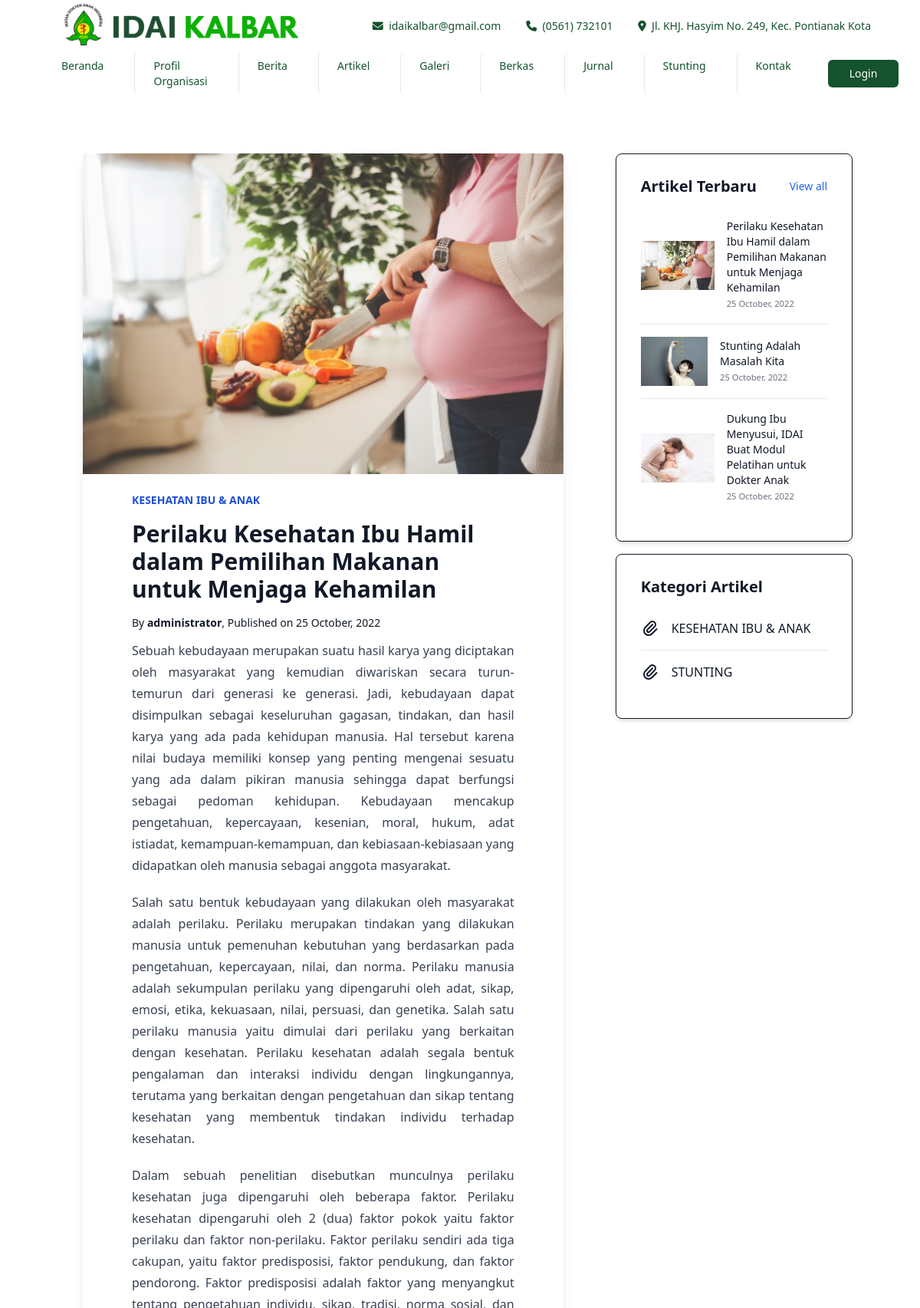
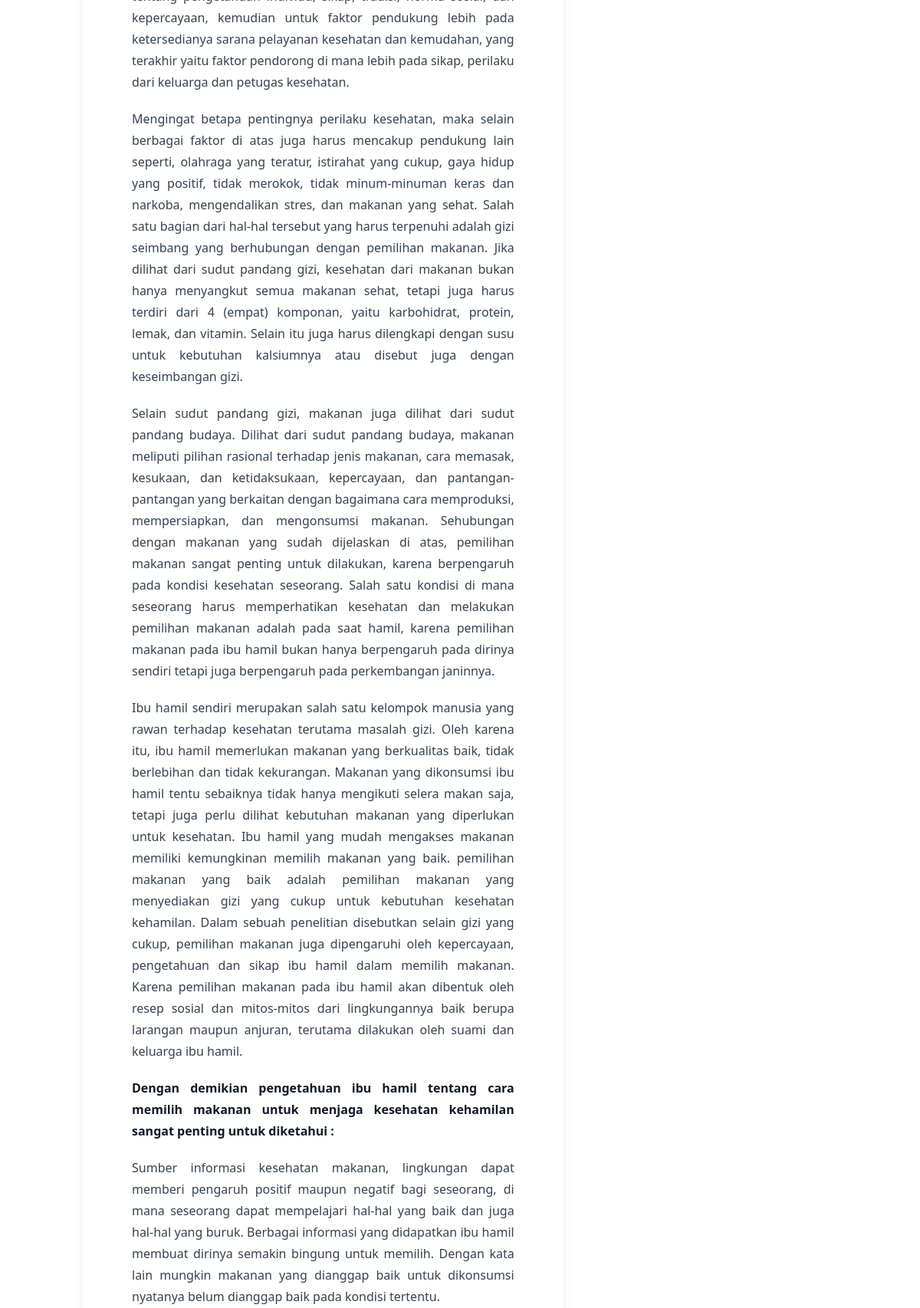
Page /artikel/perilaku-kesehatan-ibu-hamil-dalam-pemilihan-makanan-untuk-menjaga-kehamilan (upper part) on the committed database (2 pictures, top to bottom).
### apps/models.py (models this page shows, shortened)
class Article(db.Model):
    id = db.Column(db.Integer, primary_key=True)
    title = db.Column(db.String(100), nullable=False)
    image_article = db.Column(db.String(20))
    date_posted = db.Column(db.DateTime, nullable=False, default=datetime.utcnow)
    content = db.Column(db.Text, nullable=False)
    slug = db.Column(db.Text, nullable=False, unique=True)
    user_id = db.Column(db.Integer, db.ForeignKey('user.id'), nullable=False)
    category_id = db.Column(db.Integer, db.ForeignKey('category.id'),
        nullable=False)
    category = db.relationship('Category', backref=db.backref('article', lazy=True))

class Category(db.Model):
    id = db.Column(db.Integer, primary_key=True)
    name = db.Column(db.String(50), nullable=False)
    slug = db.Column(db.String(50))

class User(db.Model, UserMixin):
    id = db.Column(db.Integer, primary_key=True)
    username = db.Column(db.String(20), unique=True, nullable=False)
    email = db.Column(db.String(100), unique=True, nullable=False)
    image_file = db.Column(db.String(20), nullable=False, default='default.jpg')
    password = db.Column(db.String(20), nullable=False)
    articles = db.relationship('Article', backref='author', lazy=True)
    news = db.relationship('News', backref='author', lazy=True)
    galleries = db.relationship('Gallery', backref='author', lazy=True)
    image_galleries = db.relationship('Images_Gallery', backref='author', lazy=True)
    berkas = db.relationship('DataDokter', backref='owner', lazy=True, uselist=False)
    roles_id = db.Column(db.Integer, db.ForeignKey('roles.id'), nullable=False, default=2)

### apps/main/routes.py (the view)
@main.route("/artikel/<slug>")
def article_detail(slug):
    artikel = Article.query.filter_by(slug=slug).first()
    cat = Category.query.all()
    artikel_terbaru = Article.query.order_by(Article.date_posted.desc()).paginate(per_page=4)
    return render_template('main/articles/artikel_detail.html', artikel=artikel, title=artikel.title, artikel_terbaru=artikel_terbaru, cat=cat)

### apps/templates/main/articles/artikel_detail.html
{% extends "layouts/base.html" %}
{% block content %}
<div class="">
    <section class="pb-6 text-gray-900">
    <div class="container mx-auto flex items-center flex-wrap pt-0 pb-12">
        <div class="flex flex-wrap justify-between pt-12 -mx-6">
            <div class="w-full md:w-2/3 p-6 flex flex-col flex-grow flex-shrink">
                <div class="flex-1 bg-white rounded-t rounded-b-none overflow-hidden lg:shadow-lg lg:mx-5 sm:mx-0">
                    <a href="#" class="flex flex-wrap no-underline hover:no-underline">
                    <img src="{{url_for('static', filename='assets/img/articles/' + artikel.image_article )}}" class="h-full w-full rounded-t pb-6">
                    <div class="bg-white flex flex-col justify-start px-16">
                        <a href="#" class="text-blue-700 text-sm font-bold uppercase pb-4">{{ artikel.category.name }}</a>
                        <a href="#" class="text-3xl font-bold hover:text-gray-700 pb-4">{{ artikel.title }}</a>
                        <p href="#" class="text-sm pb-3">
                            By <a href="#" class="font-semibold hover:text-gray-800">{{ artikel.author.username }}</a>, Published on {{ artikel.date_posted.strftime("%d %B, %Y") }}
                        </p>
                        <div class="prose lg:prose-md pb-6 text-justify">
                            {{ artikel.content | safe }}
                        </div>
                    </div>
                    </a>
                </div>
            </div>
            <div class="w-full md:w-1/3 p-6 flex flex-col flex-grow flex-shrink items-center sm:mx-0">
            <div class="pb-4">
                <div class="p-4 max-w-md bg-white rounded-lg border shadow-md sm:p-8  border-gray-900">
                    <div class="flex justify-between items-center mb-4">
                        <h5 class="text-xl font-bold leading-none text-gray-900">Artikel Terbaru</h5>
                        <a href="{{ url_for('main.article') }}" class="text-sm font-medium text-blue-600 hover:underline dark:text-blue-500">
                            View all
                        </a>
                    </div>
                    <div class="flow-root">
                        <ul role="list" class="divide-y divide-gray-200 dark:divide-gray-400">
                            {% for a in artikel_terbaru.items %}
                            <li class="py-3 sm:py-4">
                                <div class="flex items-center space-x-4">
                                    <div class="flex-shrink-0">
                                        <img class="h-16" src="{{url_for('static', filename='assets/img/articles/' + a.image_article )}}" alt="artikel image">
                                    </div>
                                    <div class="flex-1 min-w-0">
                                        <p class="text-sm font-medium text-gray-900 ">
                                            <a href="{{ url_for('main.article_detail', slug=a.slug) }}">{{ a.title }}</a>
                                        </p>
                                        <p class="text-sm text-gray-500 truncate dark:text-gray-400">
                                            <small>{{ a.date_posted.strftime("%d %B, %Y") }}</small>
                                        </p>
                                    </div>
                                </div>
                            </li>
                            {% endfor %}
                        </ul>
                    </div>
                </div>
            </div>
            <div class="p-4 max-w-md bg-white rounded-lg border shadow-md sm:p-8  border-gray-900 w-full">
                <div class="flex justify-between items-center mb-4">
                    <h5 class="text-xl font-bold leading-none text-gray-900 ">Kategori Artikel</h5>
                </div>
                <div class="flow-root">
                    <ul role="list" class="divide-y divide-gray-200 dark:divide-gray-400">
                        {% for c in cat %}
                        <li class="py-3 sm:py-4">
                            <div class="flex items-center space-x-4">
                                <div class="flex-shrink-0">
                                    <svg class="w-6 h-6" fill="none" stroke="currentColor" viewBox="0 0 24 24" xmlns="http://www.w3.org/2000/svg"><path stroke-linecap="round" stroke-linejoin="round" stroke-width="2" d="M15.172 7l-6.586 6.586a2 2 0 102.828 2.828l6.414-6.586a4 4 0 00-5.656-5.656l-6.415 6.585a6 6 0 108.486 8.486L20.5 13"></path></svg>
                                </div>
                                <div class="flex-1 min-w-0">
                                    <p class="text-md font-medium text-gray-900 uppercase">
                                        <a href="{{ url_for('main.article_category', slug=c.slug) }}">{{ c.name }}</a>
                                    </p>
                                </div>
                            </div>
                        </li>
                        {% endfor %}
                    </ul>
                </div>
            </div>
            </div>
        </div>
    </div>
    </section>
</div>
{% endblock content%}

### rows in the picture
Article: image_article (picture), title "Perilaku Kesehatan Ibu Hamil dalam Pemilihan Makanan untuk Menjaga Kehamilan", date_posted "25 October, 2022", content "Sebuah kebudayaan merupakan suatu hasil karya yang diciptakan oleh masyarakat yang kemudian diwariskan secara turun-temurun dari generasi ke generasi. Jadi, kebudayaan dapat disimpulkan sebagai keseluruhan gagasan, tindakan, dan hasil karya yang ada pada kehidupan manusia. Hal tersebut karena nilai budaya memiliki konsep yang penting mengenai sesuatu yang ada dalam pikiran manusia sehingga dapat berfungsi sebagai pedoman kehidupan. Kebudayaan mencakup pengetahuan, kepercayaan, kesenian, moral, hukum, adat istiadat, kemampuan-kemampuan, dan kebiasaan-kebiasaan yang didapatkan oleh manusia sebagai anggota masyarakat. Salah satu bentuk kebudayaan yang dilakukan oleh masyarakat adalah perilaku.…"
Category: category.name "KESEHATAN IBU & ANAK", name "KESEHATAN IBU & ANAK"
User: author.username "administrator"
Article: image_article (picture), title "Stunting Adalah Masalah Kita", date_posted "25 October, 2022"
Article: image_article (picture), title "Dukung Ibu Menyusui, IDAI Buat Modul Pelatihan untuk Dokter Anak", date_posted "25 October, 2022"
Category: name "STUNTING"
